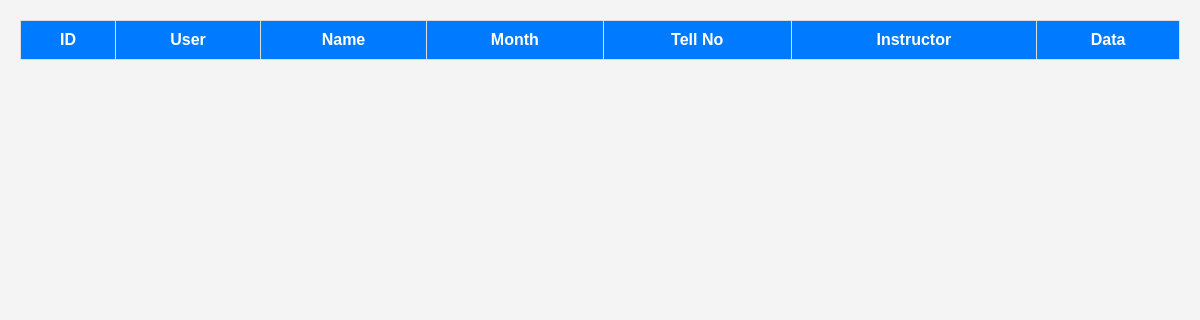
The app's page /order-list, older data.
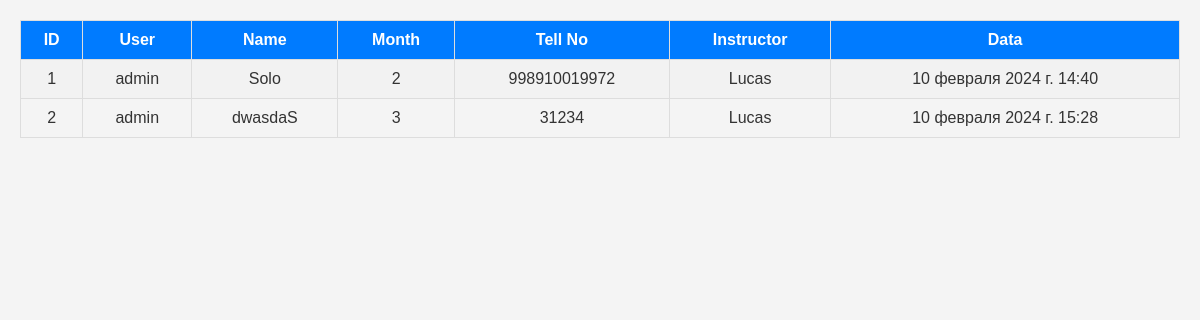
The same page, newer data.
### index/models.py (models this page shows, shortened)
class Order(models.Model):
    user = models.ForeignKey(User, on_delete=models.CASCADE, blank=True, null=True)
    user_name = models.CharField(max_length=256)
    subscription = models.IntegerField(blank=True)
    phone_num = models.CharField(max_length=256)
    data = models.DateTimeField(auto_now_add=True)
    sub_inst = models.ForeignKey(Instructors, on_delete=models.CASCADE, blank=True, null=True)

class Instructors(models.Model):
    name = models.CharField(max_length=256)
    age = models.IntegerField(blank=True)
    experience = models.IntegerField(blank=True)
    character = models.TextField(blank=True)
    photo = models.ImageField(upload_to='media')
    gender_ch = [
        ('Male', 'Male'),
        ('Female', 'Female')
    ]
    gender = models.CharField(max_length=16, choices=gender_ch)
    branches = models.ForeignKey(Branches, on_delete=models.CASCADE)
    price = models.FloatField(blank=True)
    data_add = models.DateTimeField(auto_now_add=True)
    def __str__(self):
        return self.name

### index/views.py (the view)
# urls.py: path('order-list', views.get_all_orders),
def get_all_orders(request):
    order = Order.objects.all()
    context = {'order': order}
    return render(request, 'ORDERS.html', context)

### index/templates/ORDERS.html (shortened to what this page needs)
<!DOCTYPE html>
<html lang="en">
<head>
</head>
<body>
<form method="post">
    <table>
        <tr>
            <th>ID</th>
            <th>User</th>
            <th>Name</th>
            <th>Month</th>
            <th>Tell No</th>
            <th>Instructor</th>
            <th>Data</th>
        </tr>
        {% for i in order %}
            <tr>
                <td>{{ i.id }}</td>
                <td>{{ i.user }}</td>
                <td>{{ i.user_name }}</td>
                <td>{{ i.subscription }}</td>
                <td>{{ i.phone_num }}</td>
                <td>{{ i.sub_inst }}</td>
                <td>{{ i.data }}</td>
            </tr>
        {% endfor %}
    </table>
</form>
</body>
</html>

### index/templates/ORDERS.html (style rules this page uses)
body { font-family: Arial, sans-serif; margin: 0; padding: 20px; background-color: #f4f4f4; color: #333; }
table { width: 100%; border-collapse: collapse; border: 1px solid #ddd; }
th, td { padding: 10px; border: 1px solid #ddd; text-align: center; }
th { background-color: #007bff; color: #fff; }
tr:nth-child(even) { background-color: #f2f2f2; }

Row changes from the older to the newer data that the page shows:
added Order: id "1", user "admin", user_name "Solo", subscription "2", phone_num "998910019972", sub_inst "Lucas", data "10 февраля 2024 г. 14:40"
added Order: id "2", user "admin", user_name "dwasdaS", subscription "3", phone_num "31234", sub_inst "Lucas", data "10 февраля 2024 г. 15:28"
